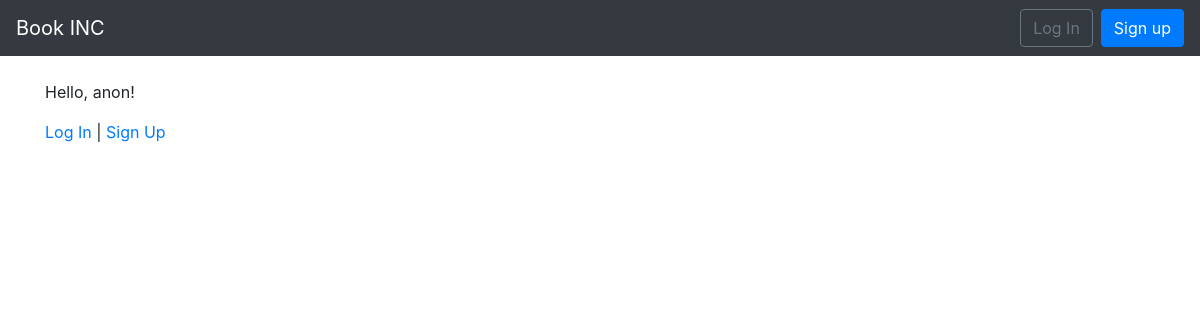
The app's page /, older data.
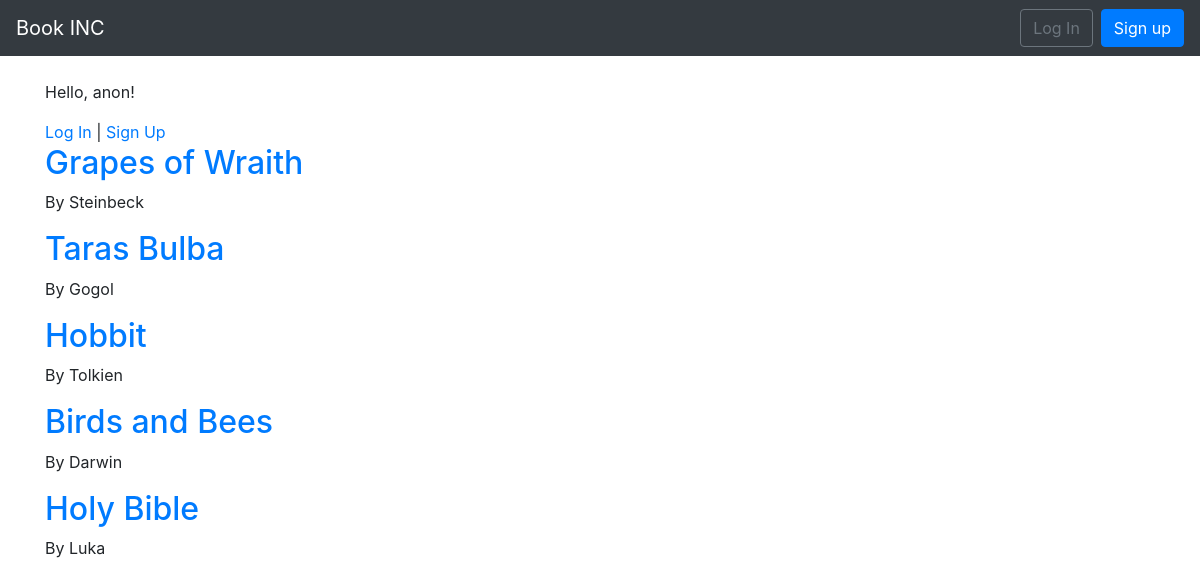
The same page, newer data.
### pages/models.py (models this page shows, shortened)
class Book(models.Model):
    title = models.CharField(max_length=100)
    year = models.IntegerField()
    author = models.CharField(max_length=100)
    price = models.FloatField()

### pages/views.py (the view)
# urls.py: path('', BookListView.as_view(), name='home'),
class BookListView(ListView):
    model = Book
    template_name ='home.html'
    context_object_name = 'all_books'

### user/templates/home.html
{% extends 'base.html' %}
{% block content %}
   {% if user.is_authenticated %}
   <p>Hi, {{user.username}}!</p>
   <p><a href="{% url 'logout' %}">Log Out</a></p>
   <a href="{% url 'book_create' %}">Add Book</a>
   {% else %}
   <p>Hello, anon!</p>
   <a href="{% url 'login' %}">Log In</a>
   |
   <a href="{% url 'signup' %}">Sign Up</a>
   {% endif %}
   {% for book in all_books %}
   <div>
       <h2>
           <a href="{% url 'book_detail' book.pk %}">{{book.title}}</a>
       </h2>
       <p>By {{book.author}}</p>
   </div>
   {% endfor %}
   {% endblock content %}

### user/templates/base.html (shortened to what this page needs)
<!doctype html>
<html lang="en">
<head>
<link rel="stylesheet"
href="https://stackpath.bootstrapcdn.com/bootstrap/4.1.3/css/\
bootstrap.min.css"
integrity="sha384-MCw98/SFnGE8fJT3GXwEOngsV7Zt27NXFoaoApmYm81i\
uXoPkFOJwJ8ERdknLPMO"
crossorigin="anonymous">
</head>
<body>
<nav class="navbar navbar-expand-md navbar-dark bg-dark mb-4">
<a class="navbar-brand" href="{% url 'home' %}">Book INC</a>
<div class="collapse navbar-collapse" id="navbarCollapse">
{% if user.is_authenticated %}
<ul class="navbar-nav ml-auto">
<li class="nav-item">
<a class="nav-link dropdown-toggle" href="#" id="userMenu"
data-toggle="dropdown" aria-haspopup="true"
aria-expanded="false">
{{ user.username }}
</a>
<div class="dropdown-menu dropdown-menu-right"
aria-labelledby="userMenu">
<a class="dropdown-item"
href="{% url 'password_change'%}">Change password</a>
<div class="dropdown-divider"></div>
<a class="dropdown-item" href="{% url 'logout' %}">
Log Out</a>
</div>
</li>
</ul>
{% else %}
<form class="form-inline ml-auto">
<a href="{% url 'login' %}" class="btn btn-outline-secondary">
Log In</a>
<a href="{% url 'signup' %}" class="btn btn-primary ml-2">
Sign up</a>
</form>
{% endif %}
</div>
</nav>
<div class="container">
{% block content %}
{% endblock content %}
</div>
</body>
</html>

Row changes from the older to the newer data that the page shows:
added Book: title "Grapes of Wraith", author "Steinbeck"
added Book: title "Taras Bulba", author "Gogol"
added Book: title "Hobbit", author "Tolkien"
added Book: title "Birds and Bees", author "Darwin"
added Book: title "Holy Bible", author "Luka"
